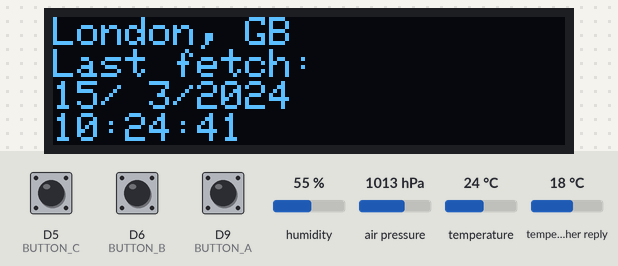
Bench run of a program on a simulated Adafruit Feather M0. Parts: 128×32 one-colour display. Inputs (shaded band) come from the test bench; at power-on: D5 (BUTTON_C) HIGH, D6 (BUTTON_B) HIGH, D9 (BUTTON_A) HIGH, humidity 55 %, air pressure 1013 hPa, temperature 24 °C, temperature in the weather reply 18 °C. WiFi joins after 1.5 s; servers stay silent unless stated; the display library's start-up logo is not drawn; web services answer with replies made up by the test bench; what the program prints to the serial monitor is not drawn.

Above: at 12.0 s.
At 14.0 s:
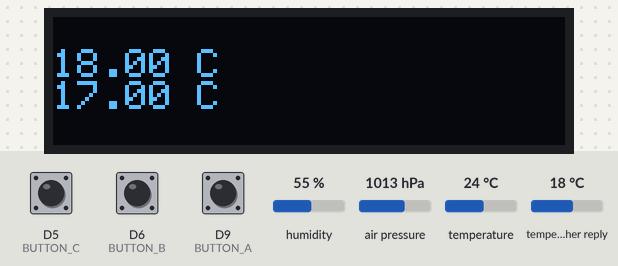
20.2 s: D5 (BUTTON_C) pulled LOW for 0.15 s
At 21.8 s:
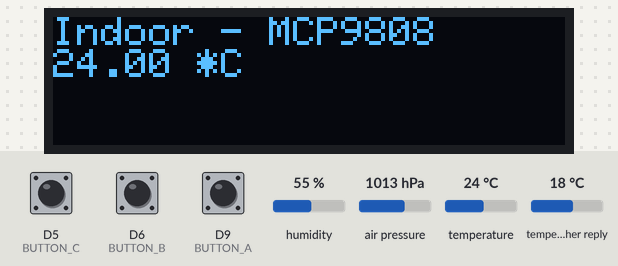
23.3 s: D6 (BUTTON_B) pulled LOW for 0.15 s
At 24.9 s:
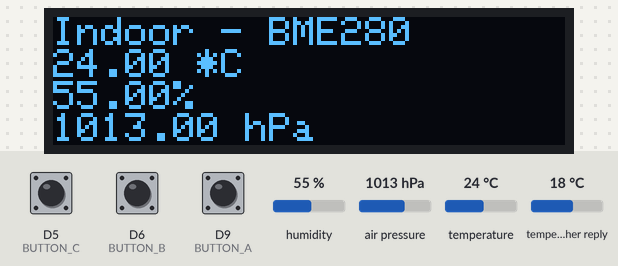
Timing chart, 0 to 26.4 s (numbered marks = the images above; inputs shaded):
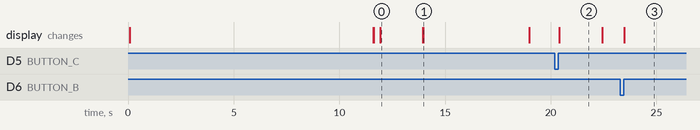

Measured:
- after the input at 20.2 s, the display: changes after 0.20 s (image 2)
- after the input at 23.3 s, the display: changes after 0.18 s (image 3)
- what the display in image 0 shows lasts 2.0 s, from 11.9 s to 13.9 s
- what the display in image 1 shows lasts 5.0 s, from 14.0 s to 19.0 s

The program:

Main.cpp
```cpp
#include "Main.h"

/*
 * @brief : Private declarations
 */
/* Private variables*/
String res_data = "";
unsigned long last_update = 0;
const long update_interval = 5000;
String location;
String real_temperature;
String feelslike_temperature;
String pressure;
String humidity;
String indoor_humidity;
String indoor_pressure;
String indoor_temperature;
ButtonType_t flag = NOT_PRESSED; // A button interrupt flag
clock_t last_request;

/* Private function prototypes*/
void OnButtonPress(ButtonType_t btn);
void Interrupt_ButtonA();
void Interrupt_ButtonB();
void Interrupt_ButtonC();
void Display_ShowData(DataType_t data);
void MakeRequest();
void SendAndDisplayRequest();
void DisplayBmeData();
void DisplayMcpData();
bool ValidateRequestInterval();

/*
 * @brief : Application entry point
 */

void setup()
{
  /* Begins Serial at 115200 baud */
  Serial.begin(115200);

  /* Initialize BME280 sensor */
  BME280_Init();

  /* Initialize MCP9808 sensor */
  MCP9808_Init();

  /* Initialize display and clear it */
  Display_InitScreen();
  Display_Clear();
  Display_InitIO();
  Display_InitText();

  /* WiFi client setup, WiFi network connection */
  WiFiSetup();

  /* Interrupt based api data refresh */
  attachInterrupt(digitalPinToInterrupt(BUTTON_A), Interrupt_ButtonA, RISING);
  attachInterrupt(digitalPinToInterrupt(BUTTON_B), Interrupt_ButtonB, RISING);
  attachInterrupt(digitalPinToInterrupt(BUTTON_C), Interrupt_ButtonC, RISING);

  /* Make the first request */
  MakeRequest();
}

void loop()
{
  if (flag == A)
  {
    SendAndDisplayRequest();
  }
  else if (flag == B)
  {
    DisplayBmeData();
  }
  else if (flag == C)
  {
    DisplayMcpData();
  }
}

void SendAndDisplayRequest()
{
  OnButtonPress(A);
  flag = NOT_PRESSED;
}

void DisplayBmeData()
{
  OnButtonPress(B);
  flag = NOT_PRESSED;
}

void DisplayMcpData()
{
  OnButtonPress(C);
  flag = NOT_PRESSED;
}

void OnButtonPress(ButtonType_t btn)
{
  switch (btn)
  {
  case A:
    MakeRequest();
    break;
  case B:
    BME280_Read();
    Display_ShowData(INDOOR);
    Serial.println("INDOOR MEASUREMENTS - BME280");
    Serial.println("Temperature:");
    Serial.println(BME280_temperature());
    Serial.println("Humidity:");
    Serial.println(BME280_humidity());
    Serial.println("Pressure:");
    Serial.println(BME280_pressure());
    delay(7000);
    Display_Clear();
    break;
  case C:
    MCP9808_Read();
    Display_ShowData(INDOOR_TEMP_PRECISE);
    Serial.println("INDOOR TEMPERATURE - MCP9808");
    Serial.println("Precise temperature:");
    Serial.println(MCP9808_temperature());
    delay(2000);
    Display_Clear();
    break;
  default:
    break;
  }
}

void MakeRequest()
{
  ApiRequest();
  if (req_error)
  {
    Display_FailedMessage();
    return;
  }

  last_request = clock();

  /* Parse received data */
  ParseJson(client);
  location = String(name) + ", " + String(sys_country);

  /* Print to Serial for debug */
  Serial.println(location);
  Serial.print(parsed_date);
  Serial.print(" ");
  Serial.println(parsed_time);
  Serial.println(real_temperature);
  Serial.println(feelslike_temperature);
  Serial.println(pressure);
  Serial.println(humidity);

  Display_ShowData(INFO);
  delay(2000);
  Display_ShowData(TEMPERATURE);
  delay(5000);
  Display_Clear();
}

void Interrupt_ButtonA()
{
  flag = A;
}

void Interrupt_ButtonB()
{
  flag = B;
}

void Interrupt_ButtonC()
{
  flag = C;
}

void Display_ShowData(DataType_t data)
{
  switch (data)
  {
  case INFO:
    Display_Clear();
    display.println(location);
    display.println("Last fetch:");
    display.println(parsed_date);
    display.println(parsed_time);
    display.display();
    break;
  case TEMPERATURE:
    Display_Clear();
    display.println("");
    display.println(real_temperature);
    display.println(feelslike_temperature);
    display.display();
    break;
  case INDOOR:
    Display_Clear();
    display.println("Indoor - BME280");
    display.println(indoor_temperature);
    display.println(indoor_humidity);
    display.println(indoor_pressure);
    display.display();
    break;
  case INDOOR_TEMP_PRECISE:
    Display_Clear();
    display.println("Indoor - MCP9808");
    display.println(indoor_temperature);
    display.display();
    break;
  default:
    break;
  }
}

bool ValidateRequestInterval()
{
  clock_t now = clock();
  int elapsed_seconds = double(now - last_request) / CLOCKS_PER_SEC;
  if (elapsed_seconds < REQUEST_INTERVAL)
  {
    return true;
  }
  return false;
}
```

Display.cpp
```cpp
#include "Display.h"

Adafruit_SSD1306 display = Adafruit_SSD1306(128, 32, &Wire);

void Display_InitScreen()
{
  display.begin(SSD1306_SWITCHCAPVCC, 0x3c);
  display.display();
}

void Display_InitIO()
{
  pinMode(BUTTON_A, INPUT_PULLUP);
  pinMode(BUTTON_B, INPUT_PULLUP);
  pinMode(BUTTON_C, INPUT_PULLUP);
}

void Display_Clear()
{
  display.clearDisplay();
  display.display();
  display.setCursor(0, 0);
}

void Display_InitText()
{
  display.setTextSize(1);
  display.setTextColor(SSD1306_WHITE);
  display.setCursor(0, 0);
}

void Display_WiFiMessage()
{
  Display_Clear();
  display.println("WiFi connection...");
  display.display();
}

void Display_ApiMessage()
{
  Display_Clear();
  display.println("Host connection...");
  display.display();
}
void Display_FetchData()
{
  display.println("Fetching data...");
  display.display();
}

void Display_SuccessMessage()
{
  display.println("Response OK");
  display.display();
}

void Display_FailedMessage()
{
  Display_Clear();
  display.println("Request failed.");
  display.display();
}
```

Display.h
```cpp
#ifndef DISPLAY_H
#define DISPLAY_H

#include "Main.h"
#include <SPI.h>
#include <Wire.h>
#include <Adafruit_SSD1306.h>
#include <Adafruit_GFX.h>

#define BUTTON_A 9
#define BUTTON_B 6
#define BUTTON_C 5

extern Adafruit_SSD1306 display;

/* Initialize the display */
extern void Display_InitScreen();
extern void Display_InitIO();

/* Clear Display */
extern void Display_Clear();

/* Set Text Style */
extern void Display_InitText();

/* Connection messages */
extern void Display_WiFiMessage();
extern void Display_ApiMessage();
extern void Display_FetchData();
extern void Display_SuccessMessage();
extern void Display_FailedMessage();

/* Display formatted data */
extern void Display_ShowData();

#endif /* DISPLAY_H */
```

IndoorSensors.cpp
```cpp
#include "IndoorSensors.h"

Adafruit_BME280 bme;

Adafruit_Sensor *bme_temp = bme.getTemperatureSensor();
Adafruit_Sensor *bme_pressure = bme.getPressureSensor();
Adafruit_Sensor *bme_humidity = bme.getHumiditySensor();

sensors_event_t temp_event,
    pressure_event, humidity_event;

bool BME_ACTIVE = false;

Adafruit_MCP9808 mcp;
bool MCP_ACTIVE = false;

void BME280_Init()
{
    if (!bme.begin())
    {
        Serial.println(F("Could not find a valid BME280 sensor, check wiring!"));
    }
    else
        BME_ACTIVE = true;
}

float BME280_temperature()
{
    if (BME_ACTIVE)
    {
        bme_temp
            ->getEvent(&temp_event);
        return temp_event.temperature;
    }
    else
        return .0;
}

float BME280_pressure()
{
    if (BME_ACTIVE)
    {
        bme_pressure->getEvent(&pressure_event);
        return pressure_event.pressure;
    }
    else
        return .0;
}

float BME280_humidity()
{
    if (BME_ACTIVE)
    {

        bme_humidity->getEvent(&humidity_event);
        return humidity_event.relative_humidity;
    }
    else
        return .0;
}

void BME280_Read()
{
    indoor_humidity = String(BME280_humidity());
    indoor_humidity.concat("%");
    indoor_temperature = String(BME280_temperature());
    indoor_temperature.concat(" *C");
    indoor_pressure = String(BME280_pressure());
    indoor_pressure.concat(" hPa");
}

void MCP9808_Init()
{
    if (!mcp.begin(0x18))
    {
        Serial.println(F("Could not find a valid MCP9808 sensor, check wiring!"));
    }
    else
    {
        mcp.setResolution(3);
        MCP_ACTIVE = true;
    }
}

float MCP9808_temperature()
{
    if (MCP_ACTIVE)
    {
        mcp.wake();
        float temperature = mcp.readTempC();
        mcp.shutdown_wake(1);
        return temperature;
    }
    else
        return .0;
}
void MCP9808_Read()
{
    indoor_humidity = String();
    indoor_temperature = String(MCP9808_temperature());
    indoor_temperature.concat(" *C");
    indoor_pressure = String();
}
```

IndoorSensors.h
```cpp
#ifndef INDOORSENSORS_H
#define INDOORSENSORS_H

#include "Main.h"

#include <Wire.h>
#include <Adafruit_BME280.h>
#include <Adafruit_MCP9808.h>

extern Adafruit_BME280 bme;
extern Adafruit_MCP9808 mcp;

extern void BME280_Init();
extern float BME280_temperature();
extern float BME280_pressure();
extern float BME280_humidity();
extern void BME280_Read();
extern void MCP9808_Init();
extern float MCP9808_temperature();
extern void MCP9808_Read();

#endif /* INDOORSENSORS_H */
```

JsonParser.cpp
```cpp
#include "JsonParser.h"

float main_temp;
float main_feels_like;
int main_pressure;
int main_humidity;

const char *sys_country;
const char *name;

String parsed_time;
String parsed_date;

String ParseTime(long long datetime);
String ParseDate(long long datetime);

void ParseJson(Stream &res_data)
{
  StaticJsonDocument<DOC_CAPACITY> json_doc;

  DeserializationError json_error = deserializeJson(json_doc, res_data);

  if (json_error)
  {
    Serial.print("JSON deserialization failed: ");
    Serial.println(json_error.f_str());
    return;
  }

  JsonObject main = json_doc["main"];
  main_temp = main["temp"];
  main_feels_like = main["feels_like"];
  main_pressure = main["pressure"];
  main_humidity = main["humidity"];

  JsonObject sys = json_doc["sys"];
  sys_country = sys["country"];
  name = json_doc["name"];
  long long dt = json_doc["dt"];
  long long timezone = json_doc["timezone"];
  long long adjusted_dt = dt + timezone;

  parsed_date = ParseDate(adjusted_dt);
  parsed_time = ParseTime(adjusted_dt);

  /* */
  real_temperature = String(main_temp) + " C";
  feelslike_temperature = String(main_feels_like) + " C";
  pressure = String(main_pressure) + " hPa";
  humidity = String(main_humidity) + " %";
}

String ParseTime(long long datetime)
{
  char time_buffer[32];
  sprintf(time_buffer, "%02d:%02d:%02d", hour(datetime), minute(datetime), second(datetime));
  return time_buffer;
}

String ParseDate(long long datetime)
{
  char date_buffer[32];
  sprintf(date_buffer, "%2d/%2d/%4d", day(datetime), month(datetime), year(datetime));
  return date_buffer;
}
```

JsonParser.h
```cpp
#ifndef JSONPARSER_H
#define JSONPARSER_H

#include "Main.h"
#include <ArduinoJson.h>
#include <TimeLib.h>

#define DOC_CAPACITY 2048

extern StaticJsonDocument<DOC_CAPACITY> json_doc;
extern DeserializationError json_error;

extern float main_temp;
extern float main_feels_like;
extern int main_pressure;
extern int main_humidity;

extern const char *sys_country;
extern const char *name;
extern long long dt;
extern long long timezone;
extern long long adjusted_dt;
extern String parsed_time;
extern String parsed_date;

extern char time_buffer;
extern char date_buffer;

extern void ParseJson(Stream &res_data);
extern String ParseTime(long long datetime);
extern String ParseDate(long long datetime);

#endif /* JSONPARSER_H */
```

Main.h
```cpp
#ifndef MAIN_H
#define MAIN_H

#include <Arduino.h>
#include "WebClient.h"
#include "JsonParser.h"
#include "Display.h"
#include <ctime>
#define REQUEST_INTERVAL 600
#include "IndoorSensors.h"

typedef enum
{
  A,
  B,
  C,
  NOT_PRESSED,
} ButtonType_t;

typedef enum
{
  INFO,
  TEMPERATURE,
  AROUND,
  INDOOR,
  INDOOR_TEMP_PRECISE,
} DataType_t;

extern String location;
extern String real_temperature;
extern String feelslike_temperature;
extern String pressure;
extern String humidity;
extern String indoor_humidity;
extern String indoor_pressure;
extern String indoor_temperature;

extern void OnButtonPress(ButtonType_t btn);
extern void Display_ShowData(DataType_t data);

#endif /* MAIN_H */
```

WebClient.cpp
```cpp
#include "WebClient.h"
#include "Display.h"

char ssid[] = WIFI_SSID;
char pass[] = WIFI_PASS;
bool req_error = false;

int status = WL_IDLE_STATUS;

WiFiClient client;

void PrintWiFiStatus();

void WiFiSetup()
{
  WiFi.setPins(WIFI_SHIELD_PINS);

  /* Wait for Serial to init*/
  while (!Serial)
  {
  }

  /* Check if shield is present */
  if (WiFi.status() == WL_NO_SHIELD)
  {
    Serial.println("WiFi Shield not present!");
    while (true)
    {
      /* Infinite loop, do not continue if no shield */
    }
  }

  /* Attempt to initialize connection */
  if (WiFi.status() != WL_CONNECTED)
  {
    Serial.println("\nAttempting connection to: ");
    Serial.println(ssid);

    Display_WiFiMessage();

    status = WiFi.begin(ssid, pass);
    delay(10000);
  }

  Serial.println("\nConnected to:");
  display.println("WiFi connected.");
  display.display();
  PrintWiFiStatus();
}

void PrintWiFiStatus()
{
  Serial.print("SSID: ");
  Serial.println(WiFi.SSID());
  long rssi = WiFi.RSSI();
  Serial.print("Signal (RSSI): ");
  Serial.print(rssi);
  Serial.println("dBm");
}

void ApiRequest()
{
  client.setTimeout(10000); /* 10s connection and request timeout */
  Serial.println("\nAttempting connection...");

  Display_ApiMessage();

  if (client.connect(host_name, HTTP_PORT))
  {
    Serial.println("\nConnected to " + String(host_name));
    Display_FetchData();
    client.println(request);
    client.println("Host: " + String(host_name));
    client.println("Connection: close");
    client.println();

    /* Error handling */
    if (client.println() == 0)
    {
      Serial.println("Request failed.");
      req_error = true;
      return;
    }

    char res_status[32] = {0};
    char http_200[] = "HTTP/1.1 200 OK";
    client.readBytesUntil('\r', res_status, sizeof(res_status));
    if (strcmp(res_status, http_200) != 0)
    {
      Serial.print("Unhandled response: ");
      Serial.println(res_status);
      req_error = true;
      return;
    }

    char end_of_headers[] = "\r\n\r\n";
    if (!client.find(end_of_headers))
    {
      Serial.println("Response invalid.");
      req_error = true;
      return;
    }
  }
  else
  {
    Serial.println("Connection failed.");
    req_error = true;
  }
}
```

WebClient.h
```cpp
#ifndef WEBCLIENT_H
#define WEBCLIENT_H

#include "Main.h"
#include <SPI.h>
#include <WiFi101.h>
#include "WifiConfig.h"
#include "ApiConfig.h"

#define HTTP_PORT 80

/* WiFi Client */
extern WiFiClient client;
extern bool req_error;

/* Setup WiFi */
extern void WiFiSetup();

/* Printing WiFi Status */
extern void PrintWiFiStatus();

/* API Call */
extern void ApiRequest();

#endif /* WEBCLIENT_H */
```

ApiConfig.cpp
```cpp
#include "ApiConfig.h"

char host_name[] = "api.openweathermap.org";
String weather_api = "https://api.openweathermap.org/data/2.5/weather";
String req_base = "?appid=" + String(API_KEY) + "&units=metric";
String query = "&lat=" + String(CITY_LAT) + "&lon=" + String(CITY_LON);
String request = HTTP_METHOD + weather_api + req_base + query + " HTTP/1.1";
```

ApiConfig.example.h
```cpp
#ifndef APICONFIG_H
#define APICONFIG_H

#include "Main.h"

/*
 * Example configuration file to access OpenWeather API
 * API_KEY: Key to access the API calls
 * CITY_LAT, CITY_LON: Geograpical coordinates of target city
 *    See:  https://openweathermap.org/api/geocoding-api#direct_name
 *          https://openweathermap.org/current#geo
 */

#define API_KEY "YOUR_API_KEY"

/* LONDON */
#define CITY_LAT 51.5085
#define CITY_LON -0.1257
#define HTTP_METHOD "GET "

extern char host_name[];
extern String weather_api;
extern String req_base;
extern String query;
extern String request;

#endif /* APICONFIG_H */
```

WifiConfig.example.h
```cpp
#ifndef WIFICONFIG_H
#define WIFICONFIG_H

/*
 * Example configuration file for WiFi configuration
 * WIFI_SSID: Network SSID (name)
 * WIFI_PASS: Password to access the SSID
 */

#define WIFI_SSID "YOUR_WIFI_SSID"
#define WIFI_PASS "YOUR_WIFI_PASS"

/*
 * Hardware pinout of the WiFi Shield
 * Used here: Adafruit Feather M0
 *  See: https://learn.adafruit.com/adafruit-feather-m0-wifi-atwinc1500
 */

#define WIFI_SHIELD_PINS 8, 7, 4, 2

#endif /* WIFICONFIG_H */
```
